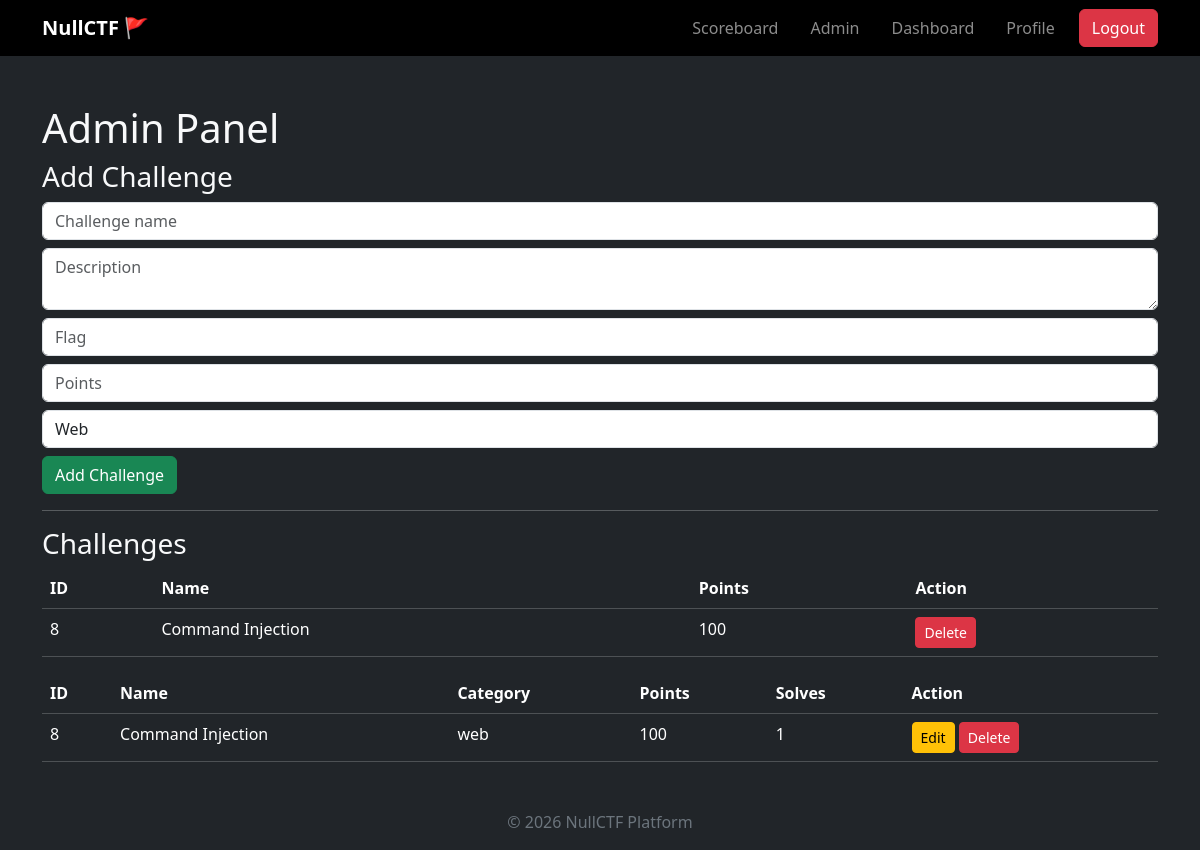
The page /admin (signed in) on the database its author committed.
### tables this page shows
CREATE TABLE challenges(
id INTEGER PRIMARY KEY AUTOINCREMENT,
name TEXT,
description TEXT,
flag TEXT,
points INTEGER
, category text);

### app.py (the view)
@app.route("/admin")
def admin():
    if session.get("role") != "admin":
        return "Access denied"
    db = get_db()
    challenges = db.execute("""
    SELECT challenges.*,
    COUNT(solves.challenge_id) as solves
    FROM challenges
    LEFT JOIN solves
    ON challenges.id = solves.challenge_id
    GROUP BY challenges.id
    """).fetchall()
    return render_template("admin.html", challenges=challenges)

### app.py (called while the page is built)
def get_db():
    conn = sqlite3.connect("database.db")
    conn.row_factory = sqlite3.Row
    return conn

### templates/admin.html (shortened to what this page needs)
{% extends "base.html" %}
{% block content %}
<h1>Admin Panel</h1>
<h3>Add Challenge</h3>
<form method="POST" action="/add_challenge">
<input class="form-control mb-2" name="name" placeholder="Challenge name">
<textarea class="form-control mb-2" name="description" placeholder="Description"></textarea>
<input class="form-control mb-2" name="flag" placeholder="Flag">
<input class="form-control mb-2" name="points" placeholder="Points">
<select class="form-control mb-2" name="category">
<option value="web">Web</option>
</select>
<button class="btn btn-success">Add Challenge</button>
</form>
<hr>
<h3>Challenges</h3>
<table class="table table-dark">
<tr>
<th>ID</th>
<th>Name</th>
<th>Points</th>
<th>Action</th>
</tr>
{% for c in challenges %}
<tr>
<td>{{c.id}}</td>
<td>{{c.name}}</td>
<td>{{c.points}}</td>
<td>
<a class="btn btn-danger btn-sm"
href="/delete_challenge/{{c.id}}"
onclick="return confirm('Delete this challenge?')">
Delete
</a>
</td>
<table class="table table-dark">
<tr>
<th>ID</th>
<th>Name</th>
<th>Category</th>
<th>Points</th>
<th>Solves</th>
<th>Action</th>
</tr>
{% for c in challenges %}
<tr>
<td>{{c.id}}</td>
<td>{{c.name}}</td>
<td>{{c.category}}</td>
<td>{{c.points}}</td>
<td>{{c.solves}}</td>
<td>
<a class="btn btn-warning btn-sm"
href="/edit_challenge/{{c.id}}">
Edit
</a>
<a class="btn btn-danger btn-sm"
href="/delete_challenge/{{c.id}}"
onclick="return confirm('Delete challenge?')">
Delete
</a>
</td>
</tr>
{% endfor %}
</table>
</tr>
{% endfor %}
</table>
{% endblock %}

### rows shown on the page
challenges: id "8", name "Command Injection", points "100", category "web", solves "1"
